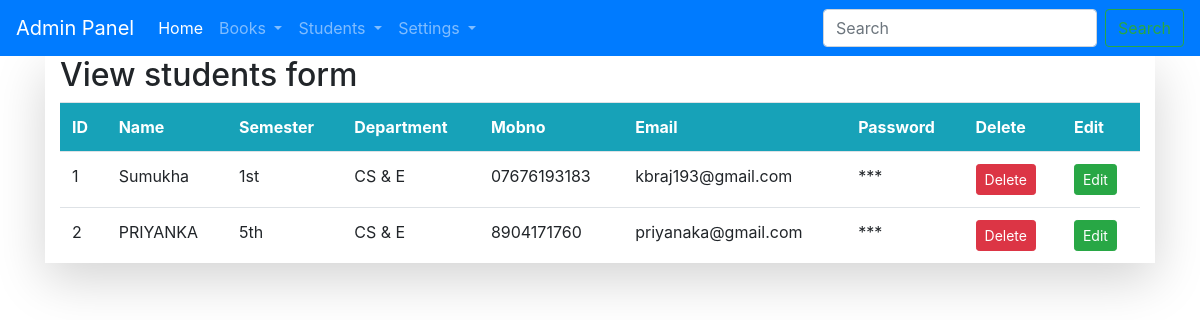
Page /viewstudent.html on the committed database.
### app.py (models this page shows, shortened)
class students(db.Model):
    id = db.Column(db.Integer, primary_key=True)
    usn = db.Column(db.String(50), nullable=False, unique=True)
    name = db.Column(db.String(50), nullable=False)
    semester = db.Column(db.String(10), nullable=False)
    dept = db.Column(db.String(50), nullable=False)
    mobno = db.Column(db.String(10), nullable=False)
    email = db.Column(db.String(50), nullable=False)
    password = db.Column(db.String(50), nullable=False)

### app.py (the view)
@app.route('/viewstudent.html')
def viewstudent():
    stds = students.query.all()
    return render_template('viewstudent.html', rows=stds)

### templates/viewstudent.html
{% extends "adminnavbar.html" %}
{% block content %}
<div class="container shadow-lg bg-white">
    <h2>View students form</h2>
    <table class="table">
        <tr class="bg-info text-white">
            <th>ID</th>
            <th>Name</th>
            <th>Semester</th>
            <th>Department</th>
            <th>Mobno</th>
            <th>Email</th>
            <th>Password</th>
            <th>Delete</th>
            <th>Edit</th>
        </tr>
    {% for stu in rows %}
    <tr>
        <td>{{stu.id}}</td>
        <td>{{stu.name}}</td>
        <td>{{stu.semester }}</td>
        <td>{{stu.dept}}</td>
        <td>{{stu.mobno }}</td>
        <td>{{stu.email }}</td>
        <td>***</td>
        <td><a href="/delete_book/{{stu.id}}" class="btn btn-sm btn-danger" onclick="return confirm('Are you sure ??');">Delete</a></td>
        <td><a href="/edit_book/{{stu.id}}" class="btn btn-sm btn-success">Edit</a></td>
    </tr>
        {% endfor %}
    </table>
</div>
{% endblock %}

### templates/adminnavbar.html (style rules this page uses)
body { background-image:url(/static/stud.jpg); background-size:cover; }

### rows in the picture
students: id "1", name "Sumukha", semester "1st", dept "CS & E", mobno "07676193183", email "kbraj193@gmail.com"
students: id "2", name "PRIYANKA", semester "5th", dept "CS & E", mobno "8904171760", email "priyanaka@gmail.com"
